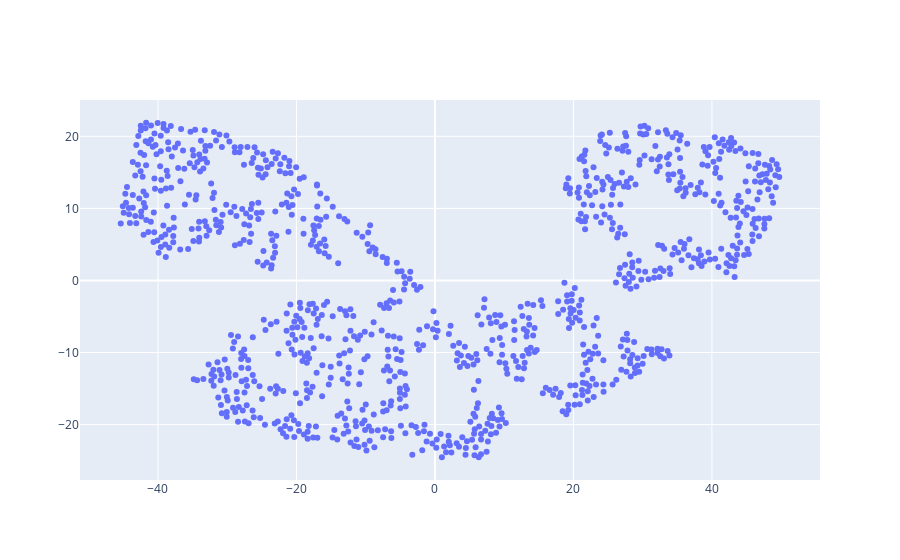

Notebook code for this chart:
### Code cell
fig = go.Figure()

data = TSNE(learning_rate=50, perplexity=np.sqrt(1000)).fit_transform(treatSamples)

fig.add_trace(
    go.Scatter(x = data[:,0], y = data[:,1], mode = 'markers')
)

fig.show()

### Figure 1 — Plotly figure (JSON) as saved in the notebook; plotly's stock layout.template omitted (floating-point values rounded to 4 significant figures; data arrays with more than 128 entries replaced by an {"elided": "..."} marker saying what was removed)
{"data": [{"mode": "markers", "type": "scatter", "x": {"elided": "1000 float values"}, "y": {"elided": "1000 float values"}}], "layout": {}}
